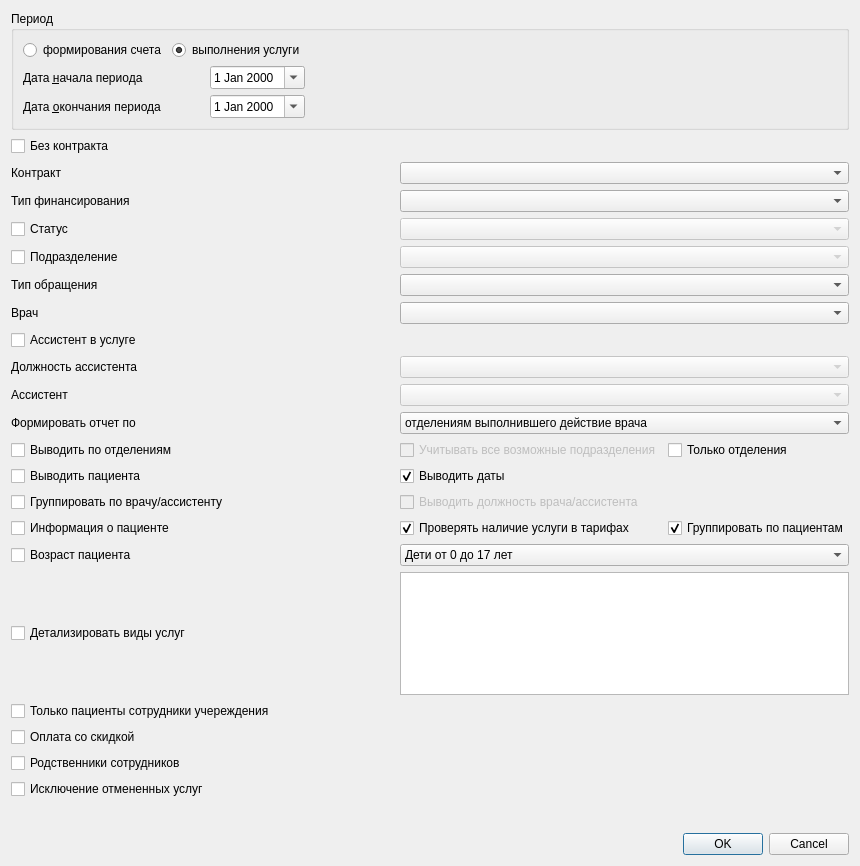
<?xml version="1.0" encoding="UTF-8"?>
<ui version="4.0">
 <class>ReportSetupByOrgStructureDialog</class>
 <widget class="QDialog" name="ReportSetupByOrgStructureDialog">
  <property name="geometry">
   <rect>
    <x>0</x>
    <y>0</y>
    <width>860</width>
    <height>866</height>
   </rect>
  </property>
  <property name="contextMenuPolicy">
   <enum>Qt::NoContextMenu</enum>
  </property>
  <property name="windowTitle">
   <string>Dialog</string>
  </property>
  <layout class="QGridLayout" name="gridLayout">
   <item row="32" column="1" colspan="3">
    <widget class="QDialogButtonBox" name="buttonBox">
     <property name="sizePolicy">
      <sizepolicy hsizetype="Expanding" vsizetype="Fixed">
       <horstretch>0</horstretch>
       <verstretch>0</verstretch>
      </sizepolicy>
     </property>
     <property name="orientation">
      <enum>Qt::Horizontal</enum>
     </property>
     <property name="standardButtons">
      <set>QDialogButtonBox::Cancel|QDialogButtonBox::Ok</set>
     </property>
    </widget>
   </item>
   <item row="4" column="2" colspan="2">
    <widget class="CRBComboBox" name="cmbFinance"/>
   </item>
   <item row="6" column="0" colspan="2">
    <widget class="QCheckBox" name="chkOrgStructure">
     <property name="text">
      <string>Подразделение</string>
     </property>
    </widget>
   </item>
   <item row="7" column="0" colspan="2">
    <widget class="QLabel" name="lblEventType">
     <property name="text">
      <string>Тип обращения</string>
     </property>
    </widget>
   </item>
   <item row="5" column="2" colspan="2">
    <widget class="QComboBox" name="cmbStatus">
     <property name="enabled">
      <bool>false</bool>
     </property>
    </widget>
   </item>
   <item row="23" column="2" colspan="2">
    <widget class="QComboBox" name="cmbClientAgeCategory">
     <item>
      <property name="text">
       <string>Дети от 0 до 17 лет</string>
      </property>
     </item>
     <item>
      <property name="text">
       <string>Взрослые от 18 лет</string>
      </property>
     </item>
    </widget>
   </item>
   <item row="20" column="3">
    <widget class="QCheckBox" name="chkGroupByPatient">
     <property name="text">
      <string>Группировать по пациентам</string>
     </property>
     <property name="checked">
      <bool>true</bool>
     </property>
    </widget>
   </item>
   <item row="26" column="0" colspan="2">
    <widget class="QCheckBox" name="chkOnlyDiscountPayment">
     <property name="text">
      <string>Оплата со скидкой</string>
     </property>
    </widget>
   </item>
   <item row="31" column="0" rowspan="2" colspan="4">
    <spacer name="verticalSpacer">
     <property name="orientation">
      <enum>Qt::Vertical</enum>
     </property>
     <property name="sizeHint" stdset="0">
      <size>
       <width>585</width>
       <height>63</height>
      </size>
     </property>
    </spacer>
   </item>
   <item row="13" column="2" colspan="2">
    <widget class="QComboBox" name="cmbReportType">
     <item>
      <property name="text">
       <string>отделениям выполнившего действие врача</string>
      </property>
     </item>
     <item>
      <property name="text">
       <string>отделениям за которым закреплено действие</string>
      </property>
     </item>
    </widget>
   </item>
   <item row="28" column="0">
    <widget class="QCheckBox" name="chkRefused">
     <property name="text">
      <string>Исключение отмененных услуг</string>
     </property>
    </widget>
   </item>
   <item row="15" column="2">
    <widget class="QCheckBox" name="chkAllOrgStructure">
     <property name="enabled">
      <bool>false</bool>
     </property>
     <property name="text">
      <string>Учитывать все возможные подразделения</string>
     </property>
    </widget>
   </item>
   <item row="17" column="0">
    <widget class="QCheckBox" name="chkPerson">
     <property name="text">
      <string>Группировать по врачу/ассистенту</string>
     </property>
    </widget>
   </item>
   <item row="23" column="0" colspan="2">
    <widget class="QCheckBox" name="chkClientAgeCategory">
     <property name="text">
      <string>Возраст пациента</string>
     </property>
    </widget>
   </item>
   <item row="9" column="0">
    <widget class="QCheckBox" name="chkAssistant">
     <property name="text">
      <string>Ассистент в услуге</string>
     </property>
    </widget>
   </item>
   <item row="27" column="0">
    <widget class="QCheckBox" name="chkOnlyStaffRelative">
     <property name="text">
      <string>Родственники сотрудников</string>
     </property>
    </widget>
   </item>
   <item row="17" column="2">
    <widget class="QCheckBox" name="chkPost">
     <property name="enabled">
      <bool>false</bool>
     </property>
     <property name="text">
      <string>Выводить должность врача/ассистента</string>
     </property>
    </widget>
   </item>
   <item row="10" column="2" colspan="2">
    <widget class="CRBComboBox" name="cmbAssistantPost">
     <property name="enabled">
      <bool>false</bool>
     </property>
    </widget>
   </item>
   <item row="10" column="0">
    <widget class="QLabel" name="lblAssistantPost">
     <property name="text">
      <string>Должность ассистента</string>
     </property>
    </widget>
   </item>
   <item row="11" column="0">
    <widget class="QLabel" name="lblAssistant">
     <property name="text">
      <string>Ассистент</string>
     </property>
    </widget>
   </item>
   <item row="13" column="0" colspan="2">
    <widget class="QLabel" name="lblReportType">
     <property name="text">
      <string>Формировать отчет по</string>
     </property>
     <property name="buddy">
      <cstring>cmbReportType</cstring>
     </property>
    </widget>
   </item>
   <item row="11" column="2" colspan="2">
    <widget class="CPersonComboBoxEx" name="cmbAssistant">
     <property name="enabled">
      <bool>false</bool>
     </property>
    </widget>
   </item>
   <item row="8" column="2" colspan="2">
    <widget class="CPersonComboBoxEx" name="cmbPerson"/>
   </item>
   <item row="2" column="2" colspan="2">
    <widget class="CContractComboBox" name="cmbContract"/>
   </item>
   <item row="7" column="2" colspan="2">
    <widget class="CRBComboBox" name="cmbEventType"/>
   </item>
   <item row="20" column="2">
    <widget class="QCheckBox" name="chkPresenceInTariffs">
     <property name="text">
      <string>Проверять наличие услуги в тарифах</string>
     </property>
     <property name="checked">
      <bool>true</bool>
     </property>
    </widget>
   </item>
   <item row="20" column="0">
    <widget class="QCheckBox" name="chkPatientInfo">
     <property name="text">
      <string>Информация о пациенте</string>
     </property>
    </widget>
   </item>
   <item row="5" column="0" colspan="2">
    <widget class="QCheckBox" name="chkStatus">
     <property name="text">
      <string>Статус</string>
     </property>
    </widget>
   </item>
   <item row="25" column="0" colspan="3">
    <widget class="QCheckBox" name="chkOnlyClientAsPersonInLPU">
     <property name="text">
      <string>Только пациенты сотрудники учереждения</string>
     </property>
    </widget>
   </item>
   <item row="4" column="0" colspan="2">
    <widget class="QLabel" name="lblFinance">
     <property name="text">
      <string>Тип финансирования</string>
     </property>
     <property name="buddy">
      <cstring>cmbFinance</cstring>
     </property>
    </widget>
   </item>
   <item row="8" column="0">
    <widget class="QLabel" name="lblPerson">
     <property name="text">
      <string>Врач</string>
     </property>
    </widget>
   </item>
   <item row="2" column="0" colspan="2">
    <widget class="QLabel" name="lblContract">
     <property name="text">
      <string>Контракт</string>
     </property>
     <property name="buddy">
      <cstring>cmbContract</cstring>
     </property>
    </widget>
   </item>
   <item row="15" column="0">
    <widget class="QCheckBox" name="chkOutputByOrgStructure">
     <property name="text">
      <string>Выводить по отделениям</string>
     </property>
    </widget>
   </item>
   <item row="1" column="0">
    <widget class="QCheckBox" name="chkNotContract">
     <property name="text">
      <string>Без контракта</string>
     </property>
    </widget>
   </item>
   <item row="24" column="0">
    <widget class="QCheckBox" name="chkDetailServiceTypes">
     <property name="text">
      <string>Детализировать виды услуг</string>
     </property>
    </widget>
   </item>
   <item row="0" column="0" colspan="4">
    <widget class="QGroupBox" name="gbDateInterval">
     <property name="title">
      <string>Период</string>
     </property>
     <layout class="QGridLayout" name="gridLayout_2">
      <item row="0" column="1" colspan="2">
       <widget class="QRadioButton" name="rbtnByActionEndDate">
        <property name="text">
         <string>выполнения услуги</string>
        </property>
        <property name="checked">
         <bool>true</bool>
        </property>
       </widget>
      </item>
      <item row="1" column="3">
       <spacer name="spacer_2">
        <property name="orientation">
         <enum>Qt::Horizontal</enum>
        </property>
        <property name="sizeHint" stdset="0">
         <size>
          <width>78</width>
          <height>20</height>
         </size>
        </property>
       </spacer>
      </item>
      <item row="3" column="3">
       <spacer name="spacer">
        <property name="orientation">
         <enum>Qt::Horizontal</enum>
        </property>
        <property name="sizeHint" stdset="0">
         <size>
          <width>78</width>
          <height>20</height>
         </size>
        </property>
       </spacer>
      </item>
      <item row="1" column="0" colspan="2">
       <widget class="QLabel" name="lblBegDate">
        <property name="text">
         <string>Дата &amp;начала периода</string>
        </property>
        <property name="buddy">
         <cstring>edtBegDate</cstring>
        </property>
       </widget>
      </item>
      <item row="1" column="2">
       <widget class="CDateEdit" name="edtBegDate">
        <property name="calendarPopup">
         <bool>true</bool>
        </property>
       </widget>
      </item>
      <item row="3" column="0" colspan="2">
       <widget class="QLabel" name="lblEndDate">
        <property name="text">
         <string>Дата &amp;окончания периода</string>
        </property>
        <property name="buddy">
         <cstring>edtEndDate</cstring>
        </property>
       </widget>
      </item>
      <item row="0" column="0">
       <widget class="QRadioButton" name="rbtnByFormingAccountDate">
        <property name="text">
         <string>формирования счета</string>
        </property>
        <property name="checked">
         <bool>false</bool>
        </property>
       </widget>
      </item>
      <item row="3" column="2">
       <widget class="CDateEdit" name="edtEndDate">
        <property name="calendarPopup">
         <bool>true</bool>
        </property>
       </widget>
      </item>
     </layout>
     <zorder>spacer</zorder>
     <zorder>spacer_2</zorder>
     <zorder>lblBegDate</zorder>
     <zorder>lblEndDate</zorder>
     <zorder>rbtnByFormingAccountDate</zorder>
     <zorder>rbtnByActionEndDate</zorder>
     <zorder>edtBegDate</zorder>
     <zorder>edtEndDate</zorder>
    </widget>
   </item>
   <item row="16" column="0">
    <widget class="QCheckBox" name="chkShowClient">
     <property name="text">
      <string>Выводить пациента</string>
     </property>
    </widget>
   </item>
   <item row="16" column="2">
    <widget class="QCheckBox" name="chkShowDates">
     <property name="text">
      <string>Выводить даты</string>
     </property>
     <property name="checked">
      <bool>true</bool>
     </property>
    </widget>
   </item>
   <item row="15" column="3">
    <widget class="QCheckBox" name="chkOnlyOrgStructures">
     <property name="text">
      <string>Только отделения</string>
     </property>
    </widget>
   </item>
   <item row="6" column="2" colspan="2">
    <widget class="COrgStructureComboBox" name="cmbOrgStructure">
     <property name="enabled">
      <bool>false</bool>
     </property>
    </widget>
   </item>
   <item row="24" column="2" colspan="2">
    <widget class="QListView" name="lstServiceTypes">
     <property name="minimumSize">
      <size>
       <width>0</width>
       <height>75</height>
      </size>
     </property>
     <property name="maximumSize">
      <size>
       <width>16777215</width>
       <height>130</height>
      </size>
     </property>
     <property name="editTriggers">
      <set>QAbstractItemView::NoEditTriggers</set>
     </property>
     <property name="selectionMode">
      <enum>QAbstractItemView::MultiSelection</enum>
     </property>
    </widget>
   </item>
  </layout>
 </widget>
 <customwidgets>
  <customwidget>
   <class>CPersonComboBoxEx</class>
   <extends>QComboBox</extends>
   <header>Orgs/PersonComboBoxEx.h</header>
  </customwidget>
  <customwidget>
   <class>CDateEdit</class>
   <extends>QDateEdit</extends>
   <header>library/DateEdit.h</header>
  </customwidget>
  <customwidget>
   <class>CRBComboBox</class>
   <extends>QComboBox</extends>
   <header>library/crbcombobox.h</header>
  </customwidget>
  <customwidget>
   <class>COrgStructureComboBox</class>
   <extends>QComboBox</extends>
   <header>Orgs/OrgStructComboBoxes</header>
  </customwidget>
  <customwidget>
   <class>CContractComboBox</class>
   <extends>QComboBox</extends>
   <header>Accounting/ContractComboBox.h</header>
  </customwidget>
 </customwidgets>
 <tabstops>
  <tabstop>cmbContract</tabstop>
  <tabstop>cmbFinance</tabstop>
  <tabstop>chkStatus</tabstop>
  <tabstop>cmbStatus</tabstop>
  <tabstop>chkOrgStructure</tabstop>
  <tabstop>cmbOrgStructure</tabstop>
  <tabstop>cmbReportType</tabstop>
  <tabstop>chkAllOrgStructure</tabstop>
  <tabstop>buttonBox</tabstop>
 </tabstops>
 <resources/>
 <connections>
  <connection>
   <sender>buttonBox</sender>
   <signal>accepted()</signal>
   <receiver>ReportSetupByOrgStructureDialog</receiver>
   <slot>accept()</slot>
   <hints>
    <hint type="sourcelabel">
     <x>640</x>
     <y>534</y>
    </hint>
    <hint type="destinationlabel">
     <x>157</x>
     <y>255</y>
    </hint>
   </hints>
  </connection>
  <connection>
   <sender>buttonBox</sender>
   <signal>rejected()</signal>
   <receiver>ReportSetupByOrgStructureDialog</receiver>
   <slot>reject()</slot>
   <hints>
    <hint type="sourcelabel">
     <x>640</x>
     <y>534</y>
    </hint>
    <hint type="destinationlabel">
     <x>286</x>
     <y>255</y>
    </hint>
   </hints>
  </connection>
  <connection>
   <sender>chkStatus</sender>
   <signal>clicked(bool)</signal>
   <receiver>cmbStatus</receiver>
   <slot>setEnabled(bool)</slot>
   <hints>
    <hint type="sourcelabel">
     <x>80</x>
     <y>138</y>
    </hint>
    <hint type="destinationlabel">
     <x>645</x>
     <y>140</y>
    </hint>
   </hints>
  </connection>
  <connection>
   <sender>chkOrgStructure</sender>
   <signal>clicked(bool)</signal>
   <receiver>cmbOrgStructure</receiver>
   <slot>setEnabled(bool)</slot>
   <hints>
    <hint type="sourcelabel">
     <x>102</x>
     <y>164</y>
    </hint>
    <hint type="destinationlabel">
     <x>420</x>
     <y>166</y>
    </hint>
   </hints>
  </connection>
  <connection>
   <sender>chkClientAgeCategory</sender>
   <signal>clicked(bool)</signal>
   <receiver>cmbClientAgeCategory</receiver>
   <slot>setEnabled(bool)</slot>
   <hints>
    <hint type="sourcelabel">
     <x>119</x>
     <y>340</y>
    </hint>
    <hint type="destinationlabel">
     <x>533</x>
     <y>342</y>
    </hint>
   </hints>
  </connection>
  <connection>
   <sender>chkOnlyDiscountPayment</sender>
   <signal>toggled(bool)</signal>
   <receiver>chkOnlyStaffRelative</receiver>
   <slot>setEnabled(bool)</slot>
   <hints>
    <hint type="sourcelabel">
     <x>97</x>
     <y>388</y>
    </hint>
    <hint type="destinationlabel">
     <x>99</x>
     <y>411</y>
    </hint>
   </hints>
  </connection>
  <connection>
   <sender>chkAssistant</sender>
   <signal>toggled(bool)</signal>
   <receiver>cmbAssistant</receiver>
   <slot>setEnabled(bool)</slot>
   <hints>
    <hint type="sourcelabel">
     <x>139</x>
     <y>233</y>
    </hint>
    <hint type="destinationlabel">
     <x>192</x>
     <y>233</y>
    </hint>
   </hints>
  </connection>
  <connection>
   <sender>chkAssistant</sender>
   <signal>toggled(bool)</signal>
   <receiver>cmbPerson</receiver>
   <slot>setDisabled(bool)</slot>
   <hints>
    <hint type="sourcelabel">
     <x>118</x>
     <y>229</y>
    </hint>
    <hint type="destinationlabel">
     <x>221</x>
     <y>212</y>
    </hint>
   </hints>
  </connection>
  <connection>
   <sender>chkAssistant</sender>
   <signal>toggled(bool)</signal>
   <receiver>lblPerson</receiver>
   <slot>setDisabled(bool)</slot>
   <hints>
    <hint type="sourcelabel">
     <x>54</x>
     <y>231</y>
    </hint>
    <hint type="destinationlabel">
     <x>45</x>
     <y>213</y>
    </hint>
   </hints>
  </connection>
  <connection>
   <sender>chkAssistant</sender>
   <signal>toggled(bool)</signal>
   <receiver>cmbAssistantPost</receiver>
   <slot>setEnabled(bool)</slot>
   <hints>
    <hint type="sourcelabel">
     <x>110</x>
     <y>233</y>
    </hint>
    <hint type="destinationlabel">
     <x>526</x>
     <y>257</y>
    </hint>
   </hints>
  </connection>
  <connection>
   <sender>chkPerson</sender>
   <signal>toggled(bool)</signal>
   <receiver>chkPost</receiver>
   <slot>setEnabled(bool)</slot>
   <hints>
    <hint type="sourcelabel">
     <x>110</x>
     <y>357</y>
    </hint>
    <hint type="destinationlabel">
     <x>345</x>
     <y>357</y>
    </hint>
   </hints>
  </connection>
 </connections>
</ui>
